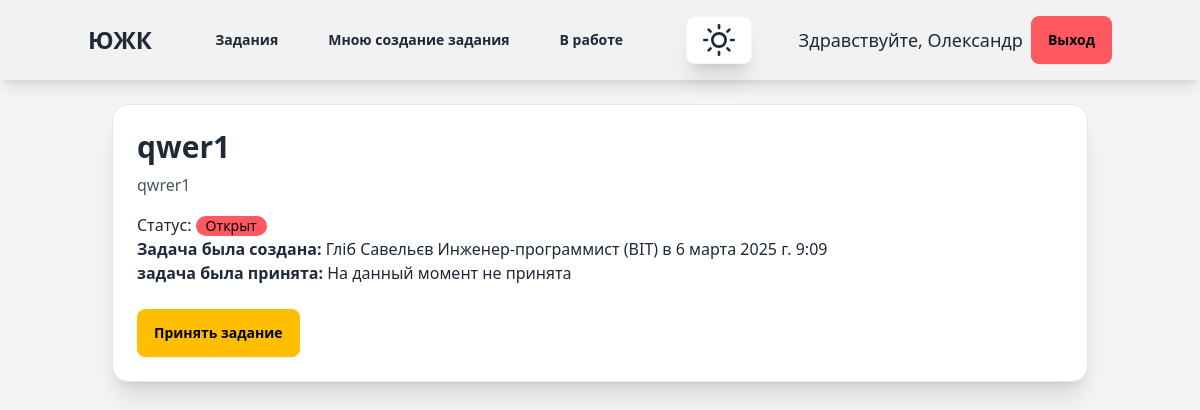
/ticket/70/ (signed in), run on an earlier commit of the app's database.
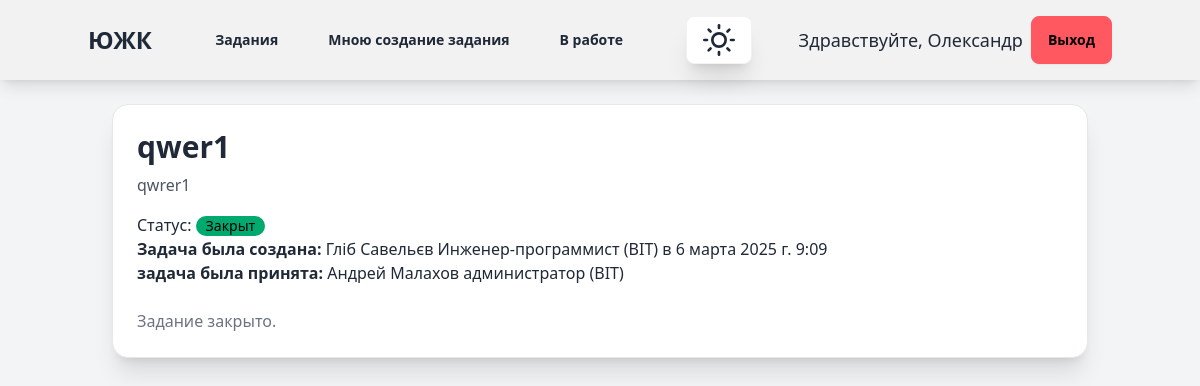
And on a later commit of the database.
### tickets/models.py (models this page shows, shortened)
class Ticket(models.Model):
    STATUS_CHOICES = [
        ('open', 'Open'),
        ('in_progress', 'In Progress'),
        ('closed', 'Closed'),
    ]
    title = models.CharField(max_length=200)
    description = models.TextField()
    status = models.CharField(max_length=20, choices=STATUS_CHOICES, default='open')
    created_by = models.ForeignKey(CustomUser, on_delete=models.CASCADE, related_name='tickets_created')
    accepted_by = models.ForeignKey(CustomUser, on_delete=models.CASCADE, related_name='tickets_accepted', null=True,
                                    blank=True)
    department = models.ForeignKey(Department, on_delete=models.CASCADE, related_name='tickets', null=True, blank=True)
    position = models.ForeignKey(Position, on_delete=models.CASCADE, related_name='tickets', null=True, blank=True)
    attachment = models.FileField(upload_to='tickets/', null=True, blank=True)
    created_at = models.DateTimeField(auto_now_add=True)
    accepted_at = models.DateTimeField(null=True, blank=True)
    updated_at = models.DateTimeField(auto_now=True)

### account/models.py (models this page shows, shortened)
class CustomUser(AbstractUser):
    department = models.ForeignKey(Department, on_delete=models.SET_NULL, null=True, blank=True)
    position = models.ForeignKey(Position, on_delete=models.SET_NULL, null=True, blank=True, related_name="users")

class Position(models.Model):
    title = models.CharField(max_length=255, unique=True)
    department = models.ForeignKey(Department, on_delete=models.CASCADE, related_name="positions")
    description = models.TextField(blank=True, null=True)
    created_at = models.DateTimeField(auto_now_add=True)
    updated_at = models.DateTimeField(auto_now=True)
    def __str__(self):
        return f"{self.title} ({self.department.name})"

class Department(models.Model):
    name = models.CharField(max_length=80)
    location = models.CharField(max_length=80)
    description = models.TextField()
    created_at = models.DateTimeField(auto_now_add=True)
    updated_at = models.DateTimeField(auto_now=True)

### tickets/views.py (the view)
# urls.py: path('ticket/<int:ticket_id>/', views.ticket_detail, name='ticket_detail'),
@login_required
def ticket_detail(request, ticket_id):
    ticket = get_object_or_404(Ticket, id=ticket_id)
    return render(request, 'tickets/ticket_detail.html', {'ticket': ticket})

### templates/tickets/ticket_detail.html (shortened to what this page needs)
{% extends "blog/base.html" %}
{% block content2 %}
{% load l10n %}
<div class="container mx-auto p-6">
    <div class="card bg-base-100 shadow-xl border border-gray-200 p-6">
        <h2 class="text-3xl font-bold mb-2">{{ ticket.title }}</h2>
        <p class="text-gray-600">{{ ticket.description }}</p>
        <div class="mt-4">
            <p>Статус:
                    <span class="badge
                        {% if ticket.status == 'open' %}badge-error
                        {% elif ticket.status == 'in_progress' %}badge-warning
                        {% else %}badge-success
                        {% endif %}">
                        {% if ticket.status == 'open' %}Открыт
                        {% elif ticket.status == 'in_progress' %}В процессе
                        {% else %}Закрыт
                        {% endif %}
                    </span>
                </p>
            <p>
                <strong>Задача была создана:</strong>
                {% if ticket.created_by.first_name and ticket.created_by.last_name and ticket.created_by.position%}
                    {{ ticket.created_by.first_name }}
                    {{ ticket.created_by.last_name }}
                    {{ ticket.created_by.position }}
                {% else %}
                    {{ ticket.created_by.username }}
                    {{ ticket.created_by.position }}
                {% endif %} в
                {{ ticket.created_at }}
            <p><strong>задача была принята:</strong>
                {% if ticket.accepted_by %}
                    {% if ticket.accepted_by.first_name and ticket.created_by.last_name and ticket.accepted_by.position%}
                        {{ ticket.accepted_by.first_name }}
                        {{ ticket.accepted_by.last_name }}
                        {{ ticket.accepted_by.position }}
                    {% else %}
                        {{ ticket.accepted_by.username }}
                        {{ ticket.accepted_by.position }}
                    {% endif %}
                {% else %}
                {{ ticket.accepted_by.username|default:"На данный момент не принята" }}
                {% endif %}
            </p>
        </div>
        <div class="mt-6 flex space-x-4">
            {% if ticket.status == 'open' %}
                {% if ticket.department == request.user.department and ticket.position == request.user.position %}
                <form action="{% url 'tickets:accept_ticket' ticket.id %}" method="post">
                    <button type="submit" class="btn btn-warning">Принять задание</button>
                </form>
                {% endif %}
            {% else %}
                <p class="text-gray-500">Задание закрыто.</p>
            {% endif %}
        </div>
    </div>
</div>
{% endblock %}

What changed in the data, as far as the page shows it:
changed Ticket "qwer1": status "open" → "closed" (drawn); accepted_by.first_name (not shown) → "Андрей"; accepted_by.last_name (not shown) → "Малахов"; accepted_by.position (not shown) → "администратор (ВІТ)"; accepted_by.username "На данный момент не принята" → (not shown)
Also different on the page:
text no longer shown: "Открыт Принять задание"
text now shown: "Закрыт Задание закрыто."
